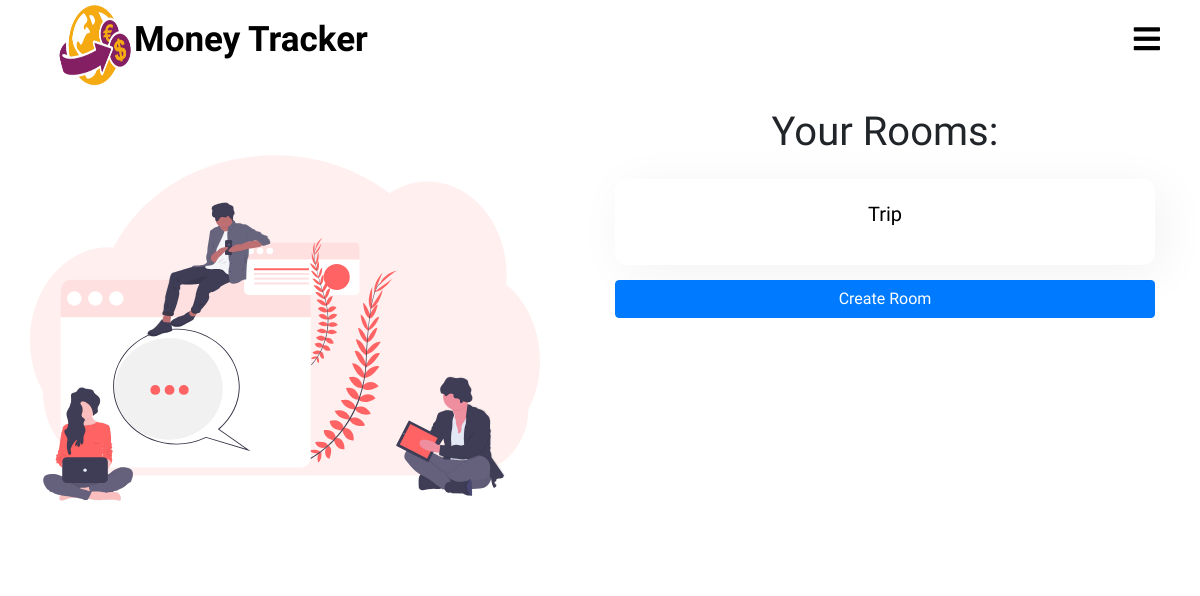
/splitter/rooms_list/ (signed in), run on an earlier commit of the app's database.
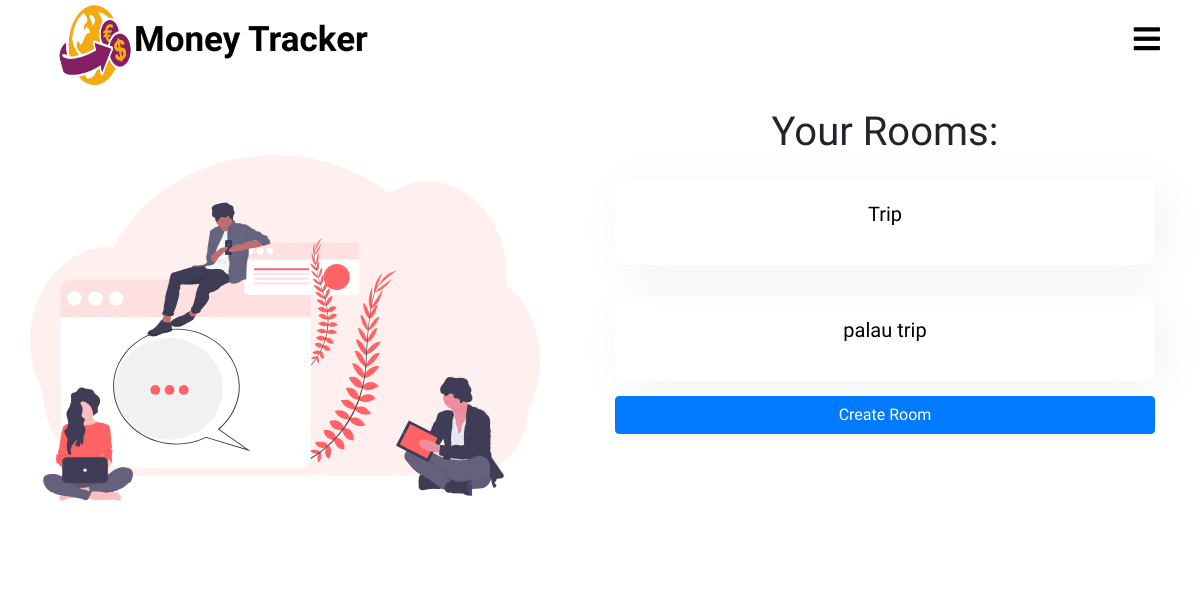
And on a later commit of the database.
### splitter/models.py (models this page shows, shortened)
class room(models.Model):
    creater = models.ForeignKey(User,on_delete=models.CASCADE,related_name="creater")
    name = models.CharField(max_length=250)
    members = models.ManyToManyField(User,through="room_members")

### splitter/views.py (the view)
# urls.py: path('rooms_list/',views.room_list,name="room_list"),
def room_list(request):
    rooms = room_members.objects.filter(member=request.user)
    rooms_list = [x.room for x in rooms]
    length = False
    if(len(rooms_list) == 0):
        length = True
    print(len(rooms_list))
    return render(request,'splitter/room_list.html',{'rooms_list':rooms_list,'length':length})

### templates/splitter/room_list.html (shortened to what this page needs)
{% extends 'splitter/base.html' %}
{% load static %}
{% block css %}
  <link rel="stylesheet" href="{% static 'css/room_list.css' %}">
{% endblock %}
{% block content %}
  <div class="room-list-page">
    <div class="row">
      <div class="col-lg-6">
        <div class="room-list-img-grid">
        <img src="{% static 'images/undraw_Group_chat_unwm.svg' %}" alt="" class="room_list_img" >
        </div>
      </div>
      <div class="col-lg-6">
        <div class="container room-list-grid">
          {% if length %}
          <h1>No Rooms Created!!</h1>
          {% else %}
          <h1>Your Rooms:</h1>
          {% for room in rooms_list %}
          <a href="{% url 'splitter:room_detail' pk=room.pk %}">
            <div class="room_name">
              <p>{{ room.name }}</p>
            </div>
          </a>
          {% endfor %}
          {% endif %}
          <a href="" class="btn btn-primary create-room" data-target="#RoomModalCreateTransaction" data-toggle="modal">Create Room</a>
        </div>
      </div>
    </div>
  </div>
{% endblock %}

What changed in the data, as far as the page shows it:
added room: name "palau trip"
